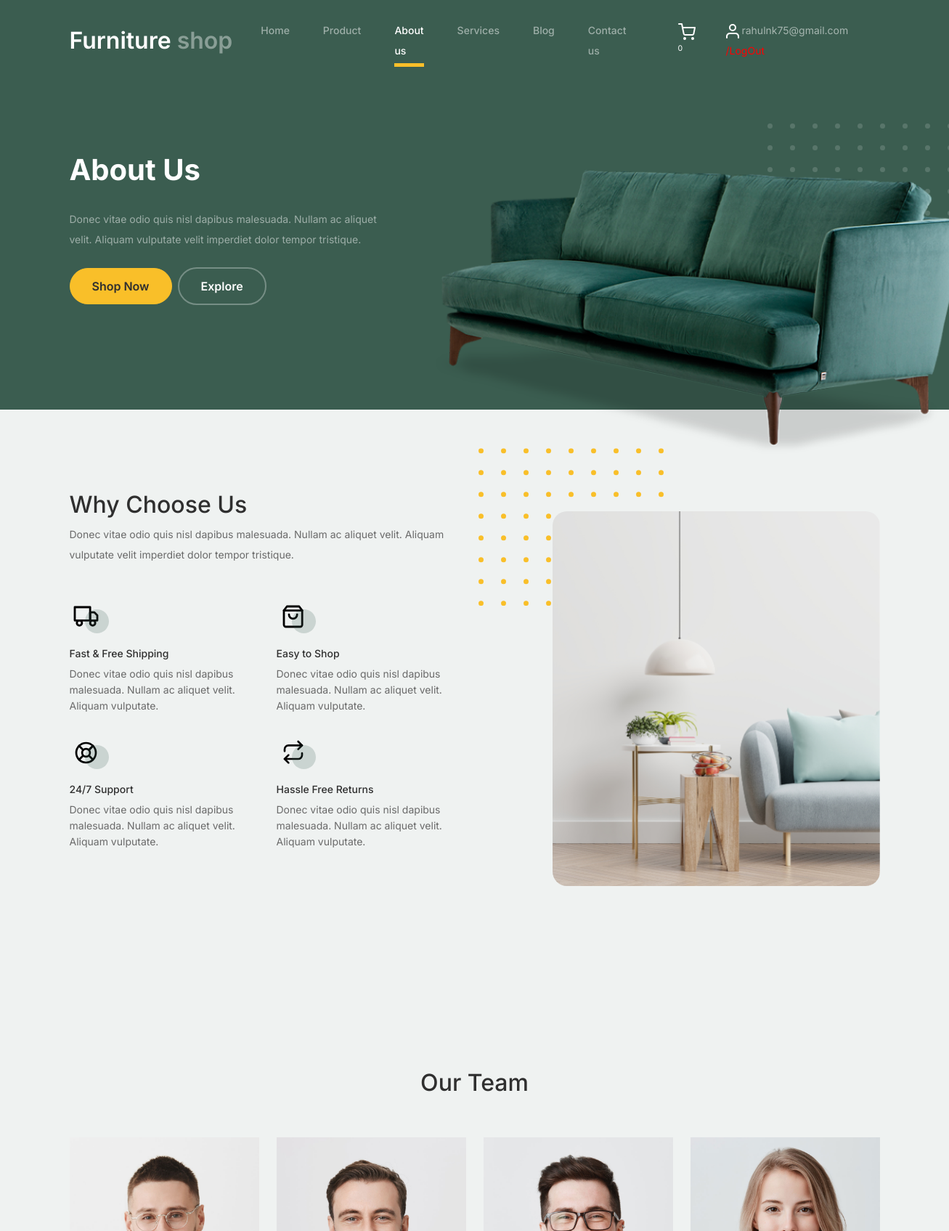
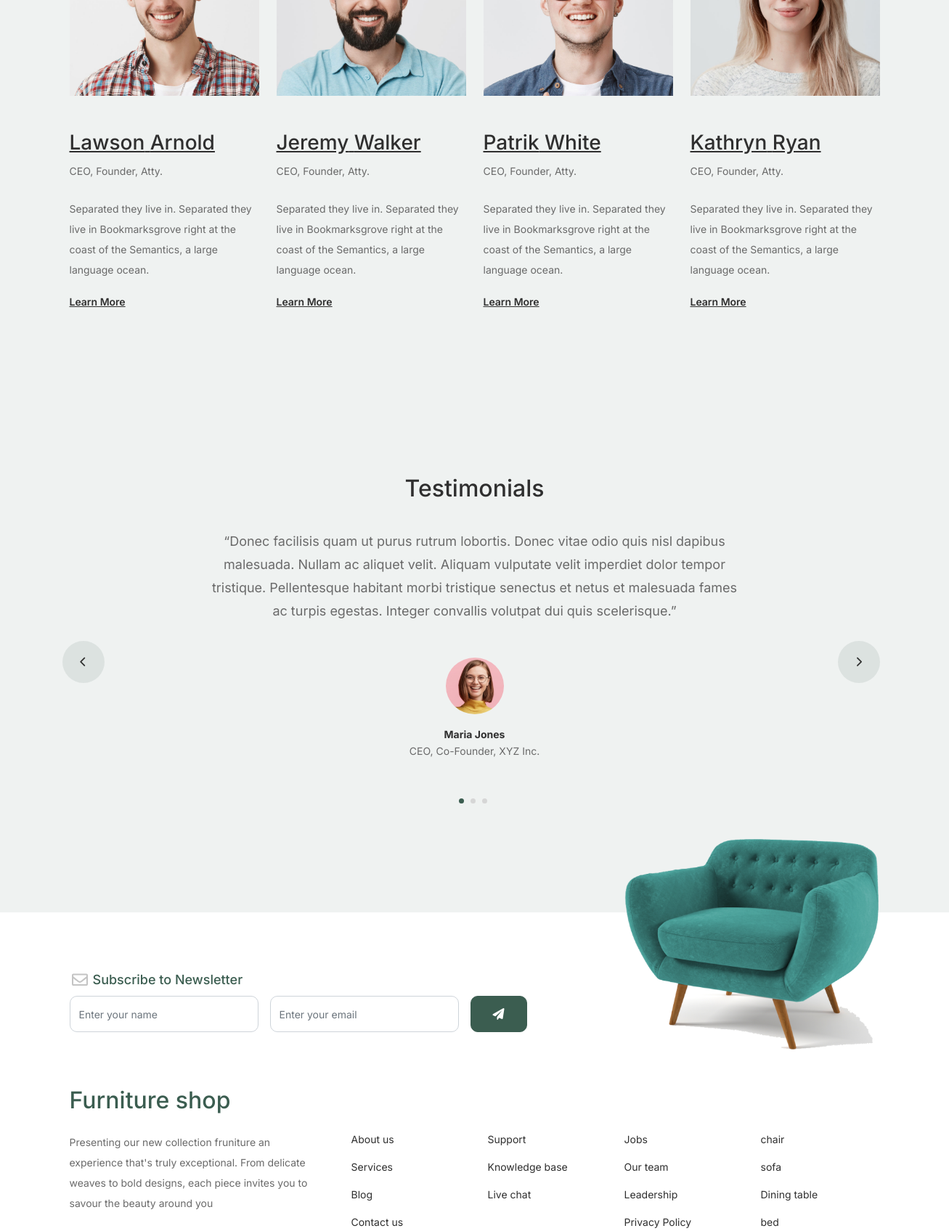
Page /about_page/ (signed in, upper part) on the committed database (2 pictures, top to bottom).
### Furniture_app/models.py (models this page shows)
class Category_Db(models.Model):
    Category_name=models.CharField(max_length=200,null=True,blank=True)
    Category_image=models.ImageField(upload_to='Category_images',null=True,blank=True)
    Discription=models.TextField(max_length=200,null=True,blank=True)

### Web_App/views.py (the view)
# urls.py: path('about_page/',views.about_page,name='about_page'),
def about_page(request):
    cat_d=Category_Db.objects.all()
    cart_count=Cart_Db.objects.filter(User_name=request.session['Name'])
    count=cart_count.count()
    return render(request,'about_page.html',{'count':count,'cat_d':cat_d})

### Web_App/templates/about_page.html (shortened to what this page needs)
<!doctype html>
{% load static %}
<html lang="en">
<head>
		<link href="{% static 'web/css/bootstrap.min.css' %}" rel="stylesheet">
		<link href="https://cdnjs.cloudflare.com/ajax/libs/font-awesome/6.0.0-beta3/css/all.min.css" rel="stylesheet">
		<link href="{% static 'web/css/tiny-slider.css' %}" rel="stylesheet">
		<link href="{% static 'web/css/style.css' %}" rel="stylesheet">
	</head>
	<body>
		<nav class="custom-navbar navbar navbar navbar-expand-md navbar-dark bg-dark" arial-label="Furni navigation bar">
			<div class="container">
				<a class="navbar-brand" href="{% url 'Home_Page' %}">Furniture<span> shop</span></a>
				<div class="collapse navbar-collapse" id="navbarsFurni">
					<ul class="custom-navbar-nav navbar-nav ms-auto mb-2 mb-md-0">
						<li><a class="nav-link" href="{% url 'Home_Page' %}">Home</a></li>
						<li><a class="nav-link" href="{% url 'product_page' %}">Product</a></li>
						<li class="nav-item active"><a class="nav-link" href="{% url 'about_page' %}">About us</a></li>
						<li><a class="nav-link" href="{% url 'services_page' %}">Services</a></li>
						<li><a class="nav-link" href="{% url 'blog_page' %}">Blog</a></li>
						<li><a class="nav-link" href="{% url 'contact_page' %}">Contact us</a></li>
					</ul>
					<ul class="custom-navbar-cta navbar-nav mb-2 mb-md-0 ms-5">
						<li><a class="nav-link" href="{% url 'Cart_Page' %}"><img src="{% static 'web/images/cart.svg' %}">  <sup style="color: white;">{{count}}</sup> </a> </li>
						{% if request.session.Name %}
						<li><a class="nav-link" href="{% url 'User_Sign_out' %}"><img src="{% static 'web/images/user.svg' %}">   {{request.session.Name}} <i style="color: red; font-style:normal;" >/LogOut</i> </a></li>
						{% else %}
						<li><a class="nav-link" href="{% url 'Sign_in' %}"><img src="{% static 'web/images/user.svg' %}"></a></li>
						{% endif %}
					</ul>
				</div>
			</div>
		</nav>
			<div class="hero">
				<div class="container">
					<div class="row justify-content-between">
						<div class="col-lg-5">
							<div class="intro-excerpt">
								<h1>About Us</h1>
								<p class="mb-4">Donec vitae odio quis nisl dapibus malesuada. Nullam ac aliquet velit. Aliquam vulputate velit imperdiet dolor tempor tristique.</p>
								<p><a href="" class="btn btn-secondary me-2">Shop Now</a><a href="#" class="btn btn-white-outline">Explore</a></p>
							</div>
						</div>
						<div class="col-lg-7">
							<div class="hero-img-wrap">
								<img src="{% static 'web/images/couch.png' %}" class="img-fluid">
							</div>
						</div>
					</div>
				</div>
			</div>
		<div class="why-choose-section">
			<div class="container">
				<div class="row justify-content-between align-items-center">
					<div class="col-lg-6">
						<h2 class="section-title">Why Choose Us</h2>
						<p>Donec vitae odio quis nisl dapibus malesuada. Nullam ac aliquet velit. Aliquam vulputate velit imperdiet dolor tempor tristique.</p>
						<div class="row my-5">
							<div class="col-6 col-md-6">
								<div class="feature">
									<div class="icon">
										<img src="{% static 'web/images/truck.svg' %}" alt="Image" class="imf-fluid">
									</div>
									<h3>Fast &amp; Free Shipping</h3>
									<p>Donec vitae odio quis nisl dapibus malesuada. Nullam ac aliquet velit. Aliquam vulputate.</p>
								</div>
							</div>
							<div class="col-6 col-md-6">
								<div class="feature">
									<div class="icon">
										<img src="{% static 'web/images/bag.svg' %}" alt="Image" class="imf-fluid">
									</div>
									<h3>Easy to Shop</h3>
									<p>Donec vitae odio quis nisl dapibus malesuada. Nullam ac aliquet velit. Aliquam vulputate.</p>
								</div>
							</div>
							<div class="col-6 col-md-6">
								<div class="feature">
									<div class="icon">
										<img src="{% static 'web/images/support.svg' %}" alt="Image" class="imf-fluid">
									</div>
									<h3>24/7 Support</h3>
									<p>Donec vitae odio quis nisl dapibus malesuada. Nullam ac aliquet velit. Aliquam vulputate.</p>
								</div>
							</div>
							<div class="col-6 col-md-6">
								<div class="feature">
									<div class="icon">
										<img src="{% static 'web/images/return.svg' %}" alt="Image" class="imf-fluid">
									</div>
									<h3>Hassle Free Returns</h3>
									<p>Donec vitae odio quis nisl dapibus malesuada. Nullam ac aliquet velit. Aliquam vulputate.</p>
								</div>
							</div>
						</div>
					</div>
					<div class="col-lg-5">
						<div class="img-wrap">
							<img src="{% static 'web/images/why-choose-us-img.jpg' %}" alt="Image" class="img-fluid">
						</div>
					</div>
				</div>
			</div>
		</div>
		<div class="untree_co-section">
			<div class="container">
				<div class="row mb-5">
					<div class="col-lg-5 mx-auto text-center">
						<h2 class="section-title">Our Team</h2>
					</div>
				</div>
				<div class="row">
					<div class="col-12 col-md-6 col-lg-3 mb-5 mb-md-0">
						<img src="{% static 'web/images/person_1.jpg' %}" class="img-fluid mb-5">
						<h3 clas><a href="#"><span class="">Lawson</span> Arnold</a></h3>
            <span class="d-block position mb-4">CEO, Founder, Atty.</span>
            <p>Separated they live in.
            Separated they live in Bookmarksgrove right at the coast of the Semantics, a large language ocean.</p>
            <p class="mb-0"><a href="#" class="more dark">Learn More </a></p>
					</div>
					<div class="col-12 col-md-6 col-lg-3 mb-5 mb-md-0">
						<img src="{% static 'web/images/person_2.jpg' %}" class="img-fluid mb-5">
						<h3 clas><a href="#"><span class="">Jeremy</span> Walker</a></h3>
            <span class="d-block position mb-4">CEO, Founder, Atty.</span>
            <p>Separated they live in.
            Separated they live in Bookmarksgrove right at the coast of the Semantics, a large language ocean.</p>
            <p class="mb-0"><a href="#" class="more dark">Learn More </a></p>
					</div>
					<div class="col-12 col-md-6 col-lg-3 mb-5 mb-md-0">
						<img src="{% static 'web/images/person_3.jpg' %}" class="img-fluid mb-5">
						<h3 clas><a href="#"><span class="">Patrik</span> White</a></h3>
            <span class="d-block position mb-4">CEO, Founder, Atty.</span>
            <p>Separated they live in.
            Separated they live in Bookmarksgrove right at the coast of the Semantics, a large language ocean.</p>
            <p class="mb-0"><a href="#" class="more dark">Learn More </a></p>
					</div>
					<div class="col-12 col-md-6 col-lg-3 mb-5 mb-md-0">
						<img src="{% static 'web/images/person_4.jpg' %}" class="img-fluid mb-5">
						<h3 clas><a href="#"><span class="">Kathryn</span> Ryan</a></h3>
            <span class="d-block position mb-4">CEO, Founder, Atty.</span>
            <p>Separated they live in.
            Separated they live in Bookmarksgrove right at the coast of the Semantics, a large language ocean.</p>
            <p class="mb-0"><a href="#" class="more dark">Learn More </a></p>
					</div>
				</div>
			</div>
		</div>
		<div class="testimonial-section before-footer-section">
			<div class="container">
				<div class="row">
					<div class="col-lg-7 mx-auto text-center">
						<h2 class="section-title">Testimonials</h2>
					</div>
				</div>
				<div class="row justify-content-center">
					<div class="col-lg-12">
						<div class="testimonial-slider-wrap text-center">
							<div id="testimonial-nav">
								<span class="prev" data-controls="prev"><span class="fa fa-chevron-left"></span></span>
								<span class="next" data-controls="next"><span class="fa fa-chevron-right"></span></span>
							</div>
							<div class="testimonial-slider">
								<div class="item">
									<div class="row justify-content-center">
										<div class="col-lg-8 mx-auto">
											<div class="testimonial-block text-center">
												<blockquote class="mb-5">
													<p>&ldquo;Donec facilisis quam ut purus rutrum lobortis. Donec vitae odio quis nisl dapibus malesuada. Nullam ac aliquet velit. Aliquam vulputate velit imperdiet dolor tempor tristique. Pellentesque habitant morbi tristique senectus et netus et malesuada fames ac turpis egestas. Integer convallis volutpat dui quis scelerisque.&rdquo;</p>
												</blockquote>
												<div class="author-info">
													<div class="author-pic">
														<img src="{% static 'web/images/person-1.png' %}" alt="Maria Jones" class="img-fluid">
													</div>
													<h3 class="font-weight-bold">Maria Jones</h3>
													<span class="position d-block mb-3">CEO, Co-Founder, XYZ Inc.</span>
												</div>
											</div>
										</div>
									</div>
								</div>
								<div class="item">
									<div class="row justify-content-center">
									</div>
								</div>
								<div class="item">
									<div class="row justify-content-center">
									</div>
								</div>
							</div>
						</div>
					</div>
				</div>
			</div>
		</div>
		<footer class="footer-section">
			<div class="container relative">
				<div class="sofa-img">
					<img src="{% static 'web/images/sofa.png' %}" alt="Image" class="img-fluid">
				</div>
				<div class="row">
					<div class="col-lg-8">
						<div class="subscription-form">
							<h3 class="d-flex align-items-center"><span class="me-1"><img src="{% static 'web/images/envelope-outline.svg' %}" alt="Image" class="img-fluid"></span><span>Subscribe to Newsletter</span></h3>
							<form action="#" class="row g-3">
								<div class="col-auto">
									<input type="text" class="form-control" placeholder="Enter your name">
								</div>
								<div class="col-auto">
									<input type="email" class="form-control" placeholder="Enter your email">
								</div>
								<div class="col-auto">
									<button class="btn btn-primary">
										<span class="fa fa-paper-plane"></span>
									</button>
								</div>
							</form>
						</div>
					</div>
				</div>
				<div class="row g-5 mb-5">
					<div class="col-lg-4">
						<div class="mb-4 footer-logo-wrap"><a href="#" class="footer-logo">Furniture <span>shop</span></a></div>
						<p class="mb-4">Presenting our new collection fruniture an experience that's truly exceptional. From delicate weaves to bold designs, each piece invites you to savour the beauty around you</p>
					</div>
					<div class="col-lg-8">
						<div class="row links-wrap">
							<div class="col-6 col-sm-6 col-md-3">
								<ul class="list-unstyled">
									<li><a href="{% url 'about_page' %}">About us</a></li>
									<li><a href="#">Services</a></li>
									<li><a href="#">Blog</a></li>
									<li><a href="{% url 'contact_page' %}">Contact us</a></li>
								</ul>
							</div>
							<div class="col-6 col-sm-6 col-md-3">
								<ul class="list-unstyled">
									<li><a href="#">Support</a></li>
									<li><a href="#">Knowledge base</a></li>
									<li><a href="#">Live chat</a></li>
								</ul>
							</div>
							<div class="col-6 col-sm-6 col-md-3">
								<ul class="list-unstyled">
									<li><a href="#">Jobs</a></li>
									<li><a href="#">Our team</a></li>
									<li><a href="#">Leadership</a></li>
									<li><a href="#">Privacy Policy</a></li>
								</ul>
							</div>
							<div class="col-6 col-sm-6 col-md-3">
								<ul class="list-unstyled">
									{% for f in cat_d %}
									<li><a href="{% url 'product_filtered' cat_name=f.Category_name %}">{{f.Category_name}}</a></li>
									{% endfor %}
								</ul>
							</div>
						</div>
					</div>
				</div>
			</div>
		</footer>
	</body>
</html>

### Web_App/static/web/css/tiny-slider.css (style rules this page uses)
.tns-slider { -webkit-transition:all 0s;-moz-transition:all 0s;transition:all 0s }
.tns-slider>.tns-item { -webkit-box-sizing:border-box;-moz-box-sizing:border-box;box-sizing:border-box }
.tns-horizontal.tns-subpixel { white-space:nowrap }
.tns-horizontal.tns-subpixel>.tns-item { display:inline-block;vertical-align:top;white-space:normal }

### rows in the picture
Category_Db: Category_name "chair"
Category_Db: Category_name "sofa"
Category_Db: Category_name "Dining table"
Category_Db: Category_name "bed"

### other values in the picture
{{ count }} "0"
{{ request.session.Name }} "rahulnk75@gmail.com"
